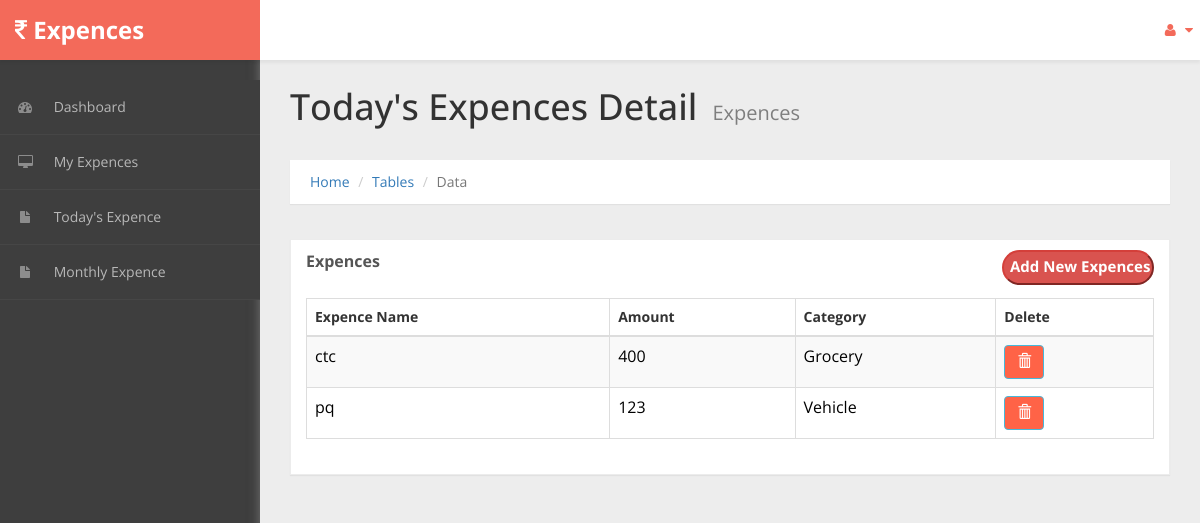
Screenshot of /dailyExpences.php (signed in) with the database file from the repository.
### tables this page shows
CREATE TABLE IF NOT EXISTS `expences` (
  `User_Id` int(11) NOT NULL,
  `Category_id` int(11) NOT NULL,
  `Amount` varchar(50) NOT NULL,
  `Day` int(11) NOT NULL,
  `Month` int(11) NOT NULL,
  `Name` text NOT NULL,
  `expences_id` int(11) NOT NULL AUTO_INCREMENT,
  PRIMARY KEY (`expences_id`)
);

CREATE TABLE IF NOT EXISTS `category` (
  `Category_id` int(11) NOT NULL AUTO_INCREMENT,
  `Category_name` varchar(50) NOT NULL,
  PRIMARY KEY (`Category_id`)
);

### database.php (called while the page is built, shortened)
<?php
class Database
{
	private static $host='localhost';
	private static $uname='root';
	private static $pwd='';
	private static $con=NULL;
	public static function connect()
	{
		self::$con=mysql_connect(self::$host,self::$uname,self::$pwd);
		return self::$con;
	 }
	public function listAllByDay($email,$day)
	{		$con=database::connect();
			$res=mysql_query("SELECT u.*,c.*,e.* from user_tbl as u,expences as e,category as c where c.Category_id=e.Category_id and u.User_Id=e.User_Id and User_gmail='$email' and e.Day='$day'",$con);
			return $res;
	}
}
?>

### dailyExpences.php (the view, shortened to what this page needs)
<!DOCTYPE html>
<html xmlns="http://www.w3.org/1999/xhtml">
<head>
    <link href="assets/css/bootstrap.css" rel="stylesheet" />
    <link href="assets/css/font-awesome.css" rel="stylesheet" />
    <link href="assets/css/custom-styles.css" rel="stylesheet" />
</head>
<body>
    <div id="wrapper">
        <?php
            include('header.php');
        ?>
        <?php
            include('sidebar.php');
        ?>
       <div id="page-wrapper" >
          <div class="header">
                        <h1 class="page-header">
                            Today's Expences Detail<small>Expences</small>
                        </h1>
                        <ol class="breadcrumb">
                      <li><a href="home.php">Home</a></li>
                      <li><a href="#">Tables</a></li>
                      <li class="active">Data</li>
                    </ol>
        </div>
            <div id="page-inner">
            <div class="row">
                <div class="col-md-12">
                    <div class="panel panel-default">
                        <div class="panel-heading">
                             Expences
                             <a href="addExpences.php"><input style="height: 35px;
    width: 152px;
    border-radius: 20px;
    font-size: 15px;
    float: right;" type="button" value="Add New Expences" title="Add New Expences" class="btn-danger" title="Add New Expences"></a>
                        </div>
                        <div class="panel-body">
                            <div class="table-responsive">
                                <table class="table table-striped table-bordered table-hover" id="dataTables-example">
                                    <thead>
                                        <tr>
                                            <th>Expence Name</th>
                                            <th>Amount</th>
                                            <th>Category</th>
                                            <th>Delete</th>
                                        </tr>
                                    </thead>
                                    <tbody>
                                    <?php
                                    $day=(int)date("d");
                                    $obj=new Database();
                                    $res=$obj->listAllByDay($email,$day);
                                    while($row=mysql_fetch_assoc($res))
                                    {
                                        echo '<tr>';
                                        echo '<td><font size="3" color="black">'.$row["Name"].'</font>';
                                        echo '<td><font size="3" color="black">'.$row["Amount"].'</font>';
                                        echo '<td><font size="3" color="black">'.$row["Category_name"].'</font>';
                                        echo '<td><a href="expencedel.php?id='.$row["expences_id"].'"><button style="background-color: #FF6347" type="button" class="btn btn-info" aria-label="Left Align"><span class="glyphicon glyphicon-trash" aria-hidden="true"></span></button></a></td>';
                                        echo '</tr>';
                                    }
                                ?>
                                    </tbody>
                                </table>
                            </div>
                        </div>
                    </div>
                </div>
            </div>
        </div>
        </div>
</body>
</html>

### assets/css/custom-styles.css (style rules this page uses)
body { font-family: 'Open Sans', sans-serif; background: #3E3E3E; }
#wrapper { width: 100%; }
#page-wrapper { padding: 15px 15px; min-height: 600px; background: #EDEDED; }
#page-inner { width:100%; margin:10px 20px 10px 0px; background-color:transparent; padding: 15px 30px; min-height:1200px; }
h1, .h1, h2, .h2, h3, .h3 { margin-top: 7px; margin-bottom: -5px; }
.panel { border-radius:0px; }
#page-wrapper { position: relative; top: 55px; box-shadow: 0 0 10px #757575; -moz-box-shadow: 0 0 10px #757575; -webkit-box-shadow: 0 0 10px #757575; }
.breadcrumb { padding: 12px 10px 12px 20px; margin-bottom: 20px; list-style: none; border-radius: 0; -webkit-box-shadow: 0 1px 1px rgba(0,0,0,.05); box-shadow: 0 1px 1px rgba(0,0,0,.05);background: #fff; }
.page-header { margin: 0;border-bottom: 1px solid transparent;text-align: left;background-color: rgb(237, 237, 237);padding: 32px 22px 32px 0;color: #323232; }
.panel-default { border-color: #ECECEC; }
.panel-default > .panel-heading { color: #555; border-color: #FFF; font-weight:bold;background: #FFFFFF; font-size: 16px; text-shadow: none; }
.panel-heading { border-bottom: 1px solid transparent; border-top-left-radius: 3px; border-top-right-radius: 3px; }
.header { margin: 0 30px; }
h1.page-header small { color: #7E7E7E; margin-left: 15px; font-size: 20px; }
@media (min-width:768px) { #page-wrapper { margin: 0 0 0 260px; padding: 0; min-height: 1200px; } }

### rows the page displays
expences: Name "ctc", Amount "400", Category.Category_name "Grocery"
expences: Name "pq", Amount "123", Category.Category_name "Vehicle"
